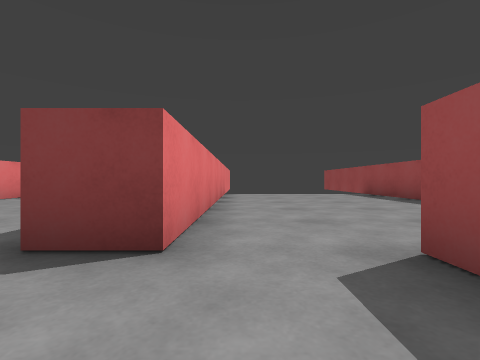
[1] (above)

12 first-person views from a walk through a Unity game level. The camera is 0.51 m above the floor, looks level and sees 85° across. The floor is counted in squares, 1 m on a side. Each view is taken from the middle of a square. On the plan, view 1 faces up. The plan holds only what a view shows up to about 9 squares ahead; the rest is blank. The place goes on beyond the plan. The player is left out.

[2]
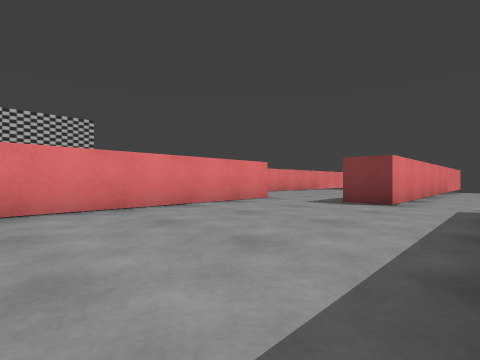

[3]
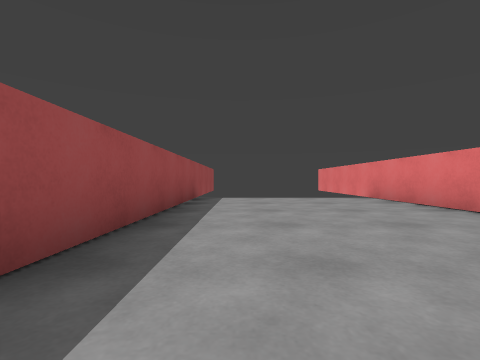

[4]
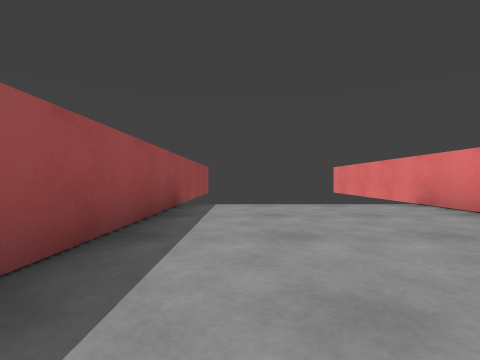

[5]
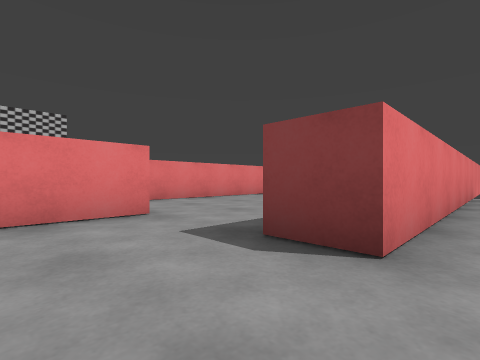

[6]
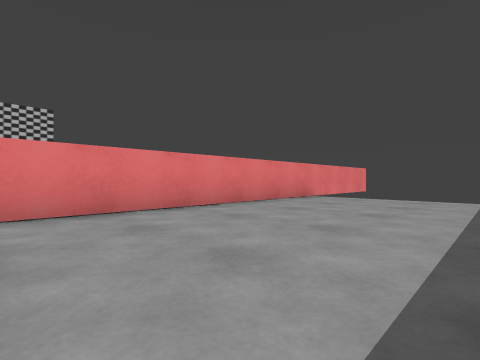

[7]
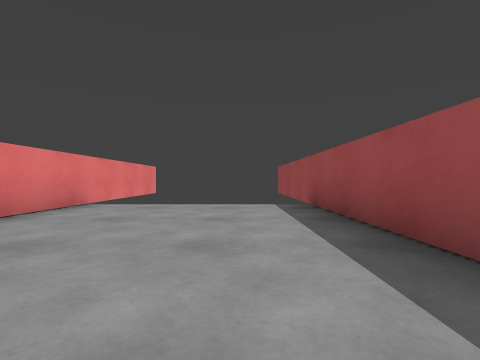

[8]
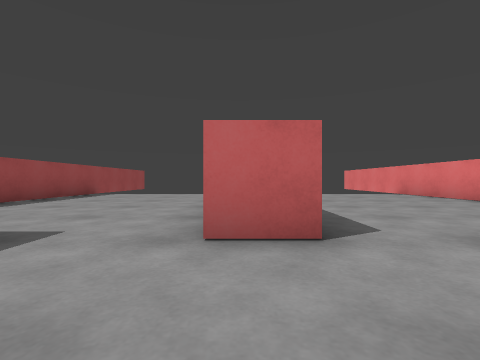

[9]
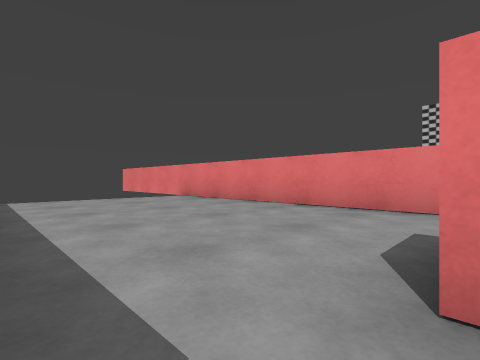

[10]
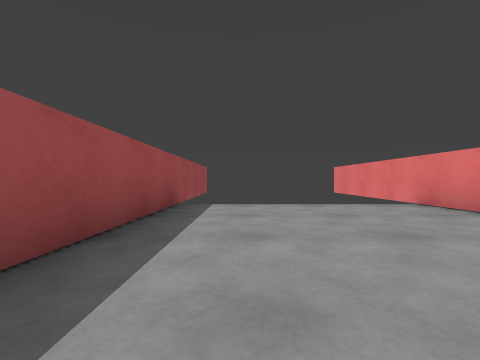

[11]
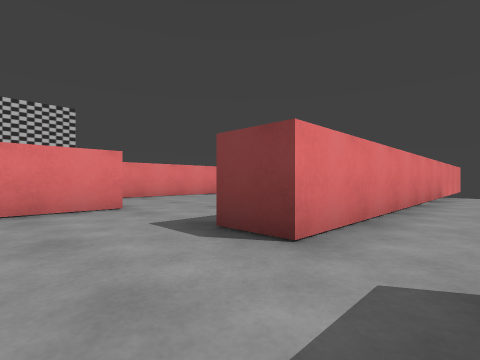

[12]
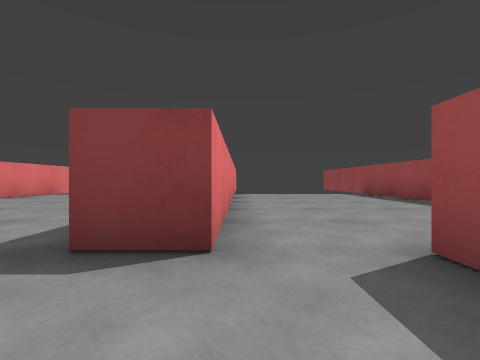

### Floor plan
Key: @ floor where view 1 was taken; # wall or solid block; . floor.
Columns run from 13 left of view 1 to 5 right of it. Each row starts with its distance up from view 1.
 10       ##   ##
  9 #.    #.....#.....#
  8 #..   #.....#.....#
  7 #..   #.....#.....#
  6 # ..  #.....#.....
  5 #.... #.....#.....
  4 #.....#.....#....
  3 #.....#.....#...
  2   ....#.....#...
  1    #.....#.....#
  0    #.....#...@.#
 -1    #.....#.....#
 -2    #.....#.....#
 -3    #.....#.....#
 -4    #.....#.....#
 -5    #.....#.....#
 -6    #    ##    ##

Positions as (right, up) in squares from view 1, and headings:
1: (0, 0), facing up
2: (1, -4), facing up-left
3: (0, 2), facing down
4: (0, 0), facing down
5: (0, 0), facing up-left
6: (-2, 2), facing up-left
7: (-3, 4), facing up
8: (-4, 4), facing down
9: (-5, 2), facing down-left
10: (-6, 0), facing down
11: (-5, 0), facing up-left
12: (-6, 0), facing up
